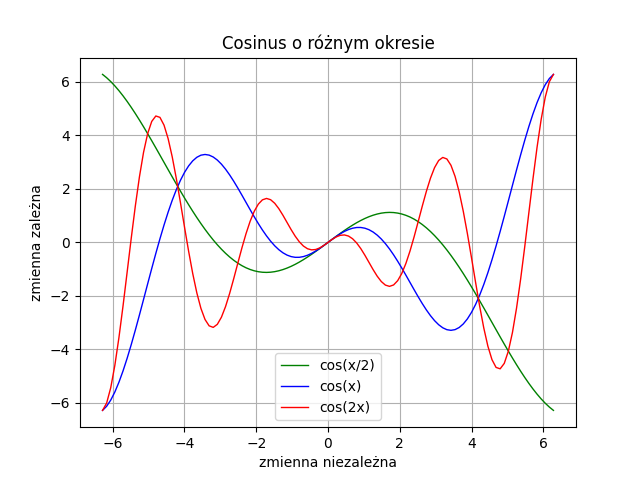

Python code for this plot:
import matplotlib.pyplot as plt
import numpy as np

x = np.linspace(-2*np.pi, 2*np.pi, 111)

y_1= np.cos(x/2)*x
y_2=np.cos(x)*x
y_3=np.cos(2*x)*x

plt.plot(x, y_1, color='g', linewidth =1)
plt.plot(x, y_2, color='b', linewidth=1)
plt.plot(x, y_3, color='r', linewidth=1)
plt.legend(('cos(x/2)','cos(x)', 'cos(2x)'))
plt.xlabel('zmienna niezależna')
plt.ylabel('zmienna zależna')
plt.title('Cosinus o różnym okresie')
plt.grid(True)
plt.savefig('test.png', format="png")
plt.show()
